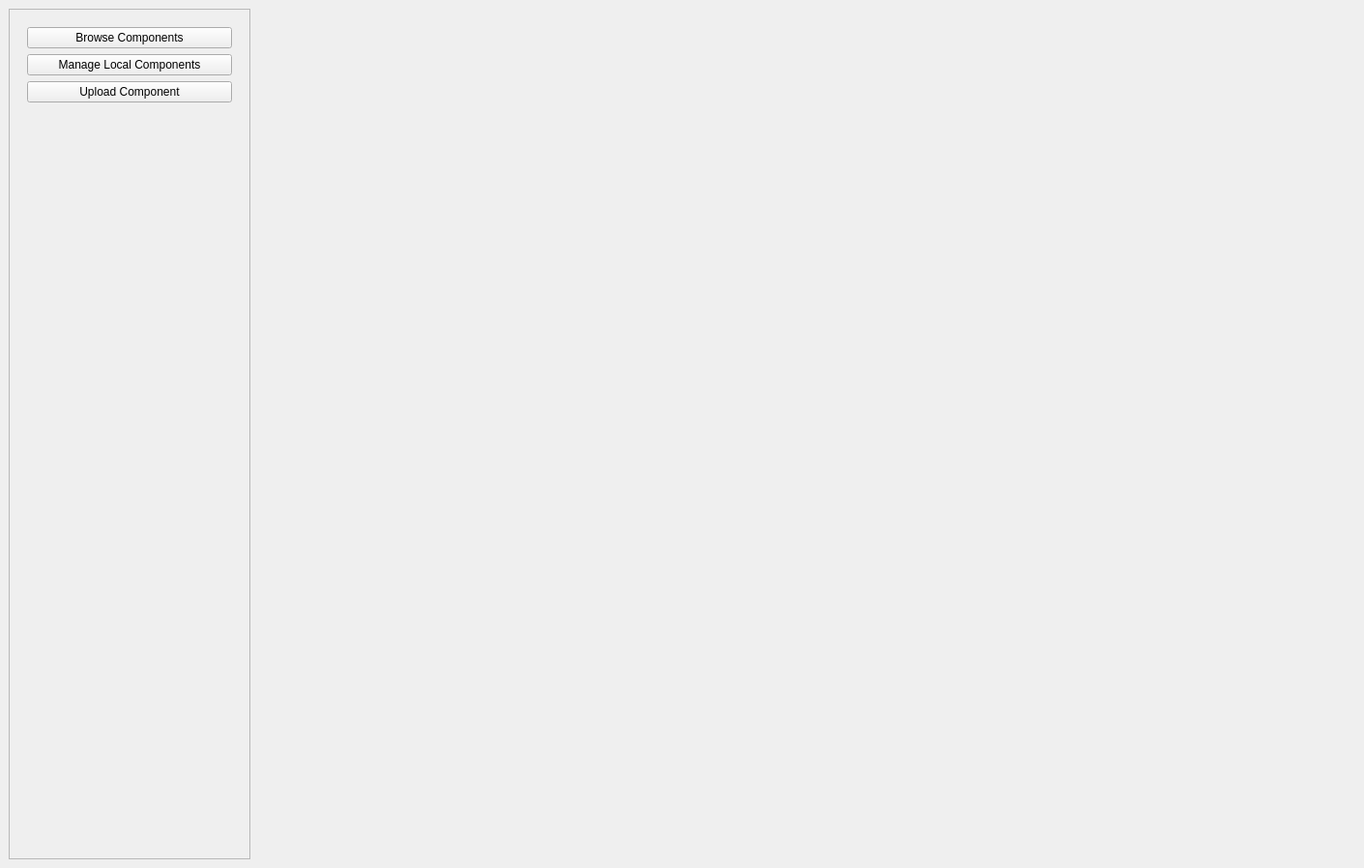
<?xml version="1.0" encoding="UTF-8"?>
<ui version="4.0">
 <class>MainWindow</class>
 <widget class="QMainWindow" name="MainWindow">
  <property name="geometry">
   <rect>
    <x>0</x>
    <y>0</y>
    <width>1411</width>
    <height>898</height>
   </rect>
  </property>
  <property name="windowTitle">
   <string>MainWindow</string>
  </property>
  <widget class="QWidget" name="centralwidget">
   <layout class="QHBoxLayout" name="horizontalLayout">
    <item>
     <widget class="QFrame" name="frame">
      <property name="sizePolicy">
       <sizepolicy hsizetype="Expanding" vsizetype="Expanding">
        <horstretch>0</horstretch>
        <verstretch>0</verstretch>
       </sizepolicy>
      </property>
      <property name="maximumSize">
       <size>
        <width>250</width>
        <height>16777215</height>
       </size>
      </property>
      <property name="frameShape">
       <enum>QFrame::StyledPanel</enum>
      </property>
      <property name="frameShadow">
       <enum>QFrame::Raised</enum>
      </property>
      <layout class="QVBoxLayout" name="verticalLayout">
       <item>
        <widget class="QWidget" name="navigationWidget" native="true">
         <layout class="QVBoxLayout" name="verticalLayout_2">
          <item>
           <widget class="QPushButton" name="browseButton">
            <property name="text">
             <string>Browse Components</string>
            </property>
           </widget>
          </item>
          <item>
           <widget class="QPushButton" name="LocalButton">
            <property name="text">
             <string>Manage Local Components</string>
            </property>
           </widget>
          </item>
          <item>
           <widget class="QPushButton" name="uploadButton">
            <property name="text">
             <string>Upload Component</string>
            </property>
           </widget>
          </item>
         </layout>
        </widget>
       </item>
       <item>
        <spacer name="verticalSpacer">
         <property name="orientation">
          <enum>Qt::Vertical</enum>
         </property>
         <property name="sizeHint" stdset="0">
          <size>
           <width>20</width>
           <height>767</height>
          </size>
         </property>
        </spacer>
       </item>
       <item>
        <layout class="QVBoxLayout" name="notificationArea"/>
       </item>
      </layout>
     </widget>
    </item>
    <item>
     <widget class="QStackedWidget" name="stackedWidget">
      <property name="minimumSize">
       <size>
        <width>500</width>
        <height>0</height>
       </size>
      </property>
     </widget>
    </item>
   </layout>
  </widget>
 </widget>
 <resources/>
 <connections/>
</ui>
